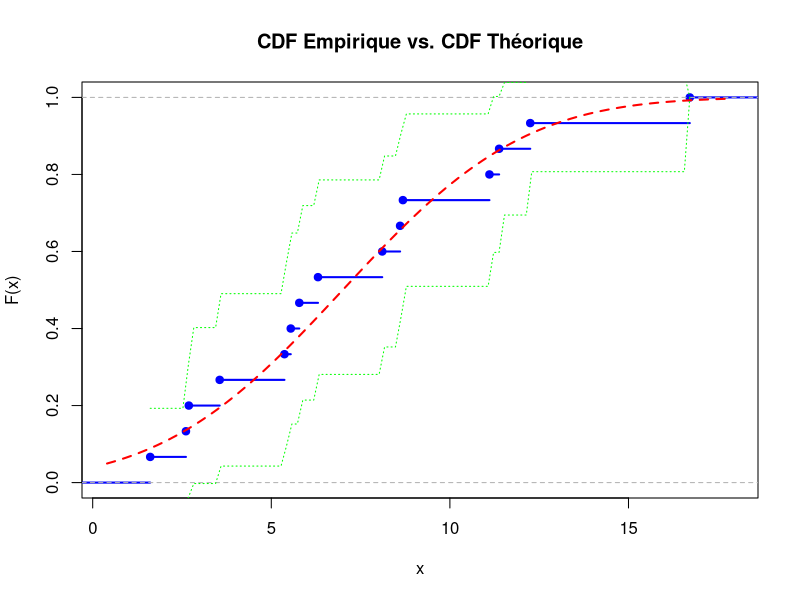
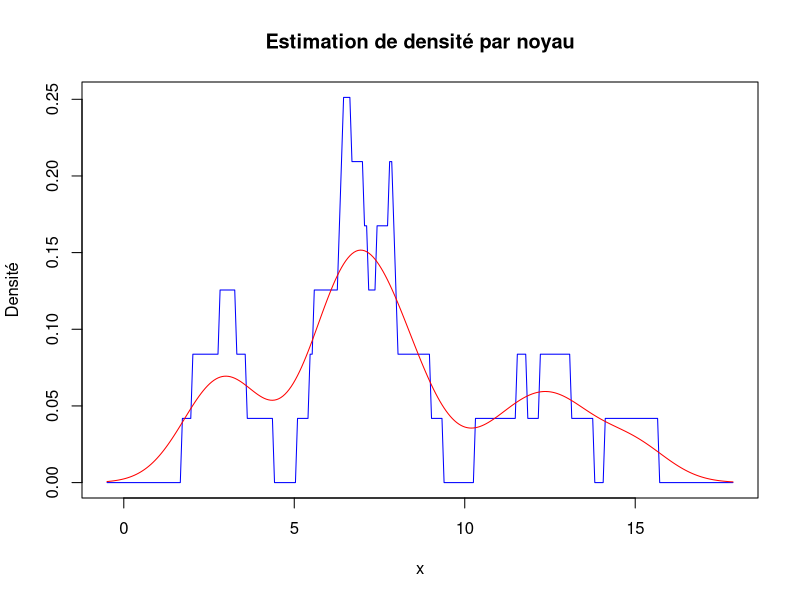

Generate these figures, in order, with R:
## ---- chunk 1
#un fichier code est donner dans un autre fichier, il existe car les exercice 1 et 3 parfoit ne se lance pas klorsque l'on knit le fichier rmd, si se probleme se reproduit j'ai copier le code et placer dans un fichier R qui permet d'afficher les graphiques. 
## ---- chunk 2
  # 2. Pour une configuration expérimentale avec une distribution normale N(7, 4^2) et une taille d'échantillon n = 15
  taille_echantillon <- 15
  moyenne <- 7
  ecart_type <- 4
  
  # (a) Simuler un échantillon et tracer la fonction de distribution empirique F_n(x)
  echantillon <- rnorm(taille_echantillon, moyenne, ecart_type)
  F_n <- ecdf(echantillon)
  
  # Tracer la CDF empirique
  plot(F_n, main="CDF Empirique vs. CDF Théorique", xlab="x", ylab="F(x)", col="blue", lwd=2)
  
  # Superposer la CDF théorique pour N(7,4^2)
  curve(pnorm(x, moyenne, ecart_type), add=TRUE, col="red", lwd=2, lty=2)
  
  # (b) Calculer une enveloppe de dispersion à 95% pour F_n(x)
  alpha <- 0.05
  z <- qnorm(1 - alpha/2)
  
  # Calcul des bandes de confiance
  valeurs_x <- seq(min(echantillon), max(echantillon), length.out=100)
  bandes_confiance <- sapply(valeurs_x, function(x) {
    F_chapeau <- mean(echantillon <= x)
    erreur_type <- sqrt(F_chapeau * (1 - F_chapeau) / taille_echantillon)
    c(F_chapeau - z*erreur_type, F_chapeau + z*erreur_type)
  })
  
  # Ajout des bandes de confiance au tracé
  matlines(valeurs_x, t(bandes_confiance), col="green", lty=3, lwd=1)
  
  # (c) Déterminer la taille d'échantillon nécessaire

  


## ---- chunk 3
# Exercice 3

# Simuler un échantillon selon une distribution N(7;4) et calculer h pour le noyau uniforme
taille_echantillon <- 15
echantillon <- rnorm(taille_echantillon, mean = 7, sd = 4)

# Estimer sigma à partir de l'échantillon
sigma_chapeau <- sd(echantillon)

# Valeurs des moments pour le noyau gaussien (noyau gaussien standard)
mu_0_K2_gaussien <- 1
mu_2_K_gaussien <- (1 / (2 * sqrt(pi)))

# Valeurs des moments pour le noyau uniforme
mu_0_K2_uniforme <- 1/3  # L'intégrale de K^2 sur [-1, 1] pour le noyau uniforme
mu_2_K_uniforme <- 1/3   # Le second moment du noyau uniforme sur [-1, 1]

# Calculer h pour le noyau gaussien
h_gaussien <- (8 * sqrt(pi) * mu_0_K2_gaussien / (3 * mu_2_K_gaussien^2))^(1/5) / (sigma_chapeau * taille_echantillon^(-1/5))

# Calculer h pour le noyau uniforme
h_uniforme <- (8 * sqrt(pi) * mu_0_K2_uniforme / (3 * mu_2_K_uniforme^2))^(1/5) / (sigma_chapeau * taille_echantillon^(-1/5))

# Définir la fonction de noyau uniforme
noyau_uniforme <- function(u) {
  ifelse(abs(u) <= 1, 0.5, 0)  # Valeur du noyau est 0.5 à l'intérieur de l'intervalle [-1, 1], et 0 à l'extérieur.
}

# Définir la fonction de noyau gaussien
noyau_gaussien <- function(u) {
  dnorm(u)  # Le noyau gaussien standard
}

# Fonction d'estimation de noyau (identique à celle d'avant)
estimateur_noyau <- function(x, echantillon, h, noyau) {
  taille <- length(echantillon)
  est <- sapply(x, function(xi) {
    mean(noyau((xi - echantillon) / h))
  }) / h
  return(est)
}

# Définir une séquence de valeurs x pour le tracé
sequence_x <- seq(min(echantillon) - 3, max(echantillon) + 3, length.out = 300)

# Calculer les estimations pour le noyau uniforme
f_chapeau_n_uniforme <- estimateur_noyau(sequence_x, echantillon, h_uniforme, noyau_uniforme)

# Calculer les estimations pour le noyau gaussien
f_chapeau_n_gaussien <- estimateur_noyau(sequence_x, echantillon, h_gaussien, noyau_gaussien)

# Tracer les estimateurs
plot(sequence_x, f_chapeau_n_uniforme, type = 'l', col = 'blue', main = 'Estimation de densité par noyau', xlab = 'x', ylab = 'Densité')
lines(sequence_x, f_chapeau_n_gaussien, type = 'l', col = 'red')

